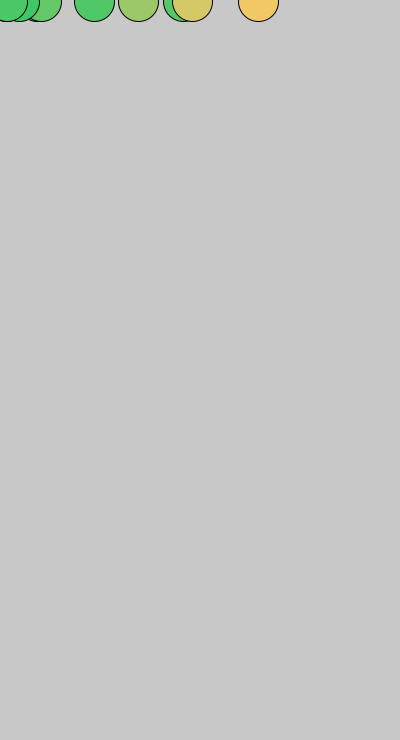
Frame 1 (no input)
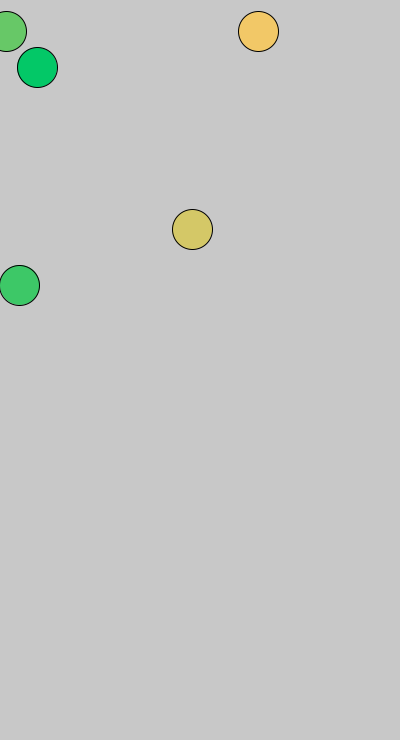
Frame 60 (the mouse pressed at the canvas centre just before this capture)
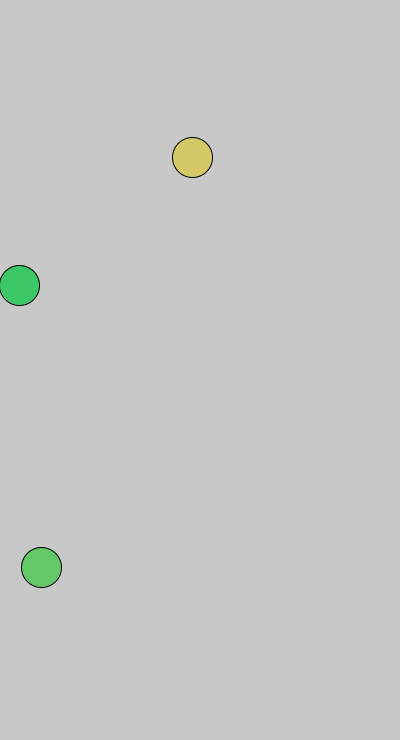
Frame 120 (the mouse held since frame 60 and released just before this capture)

The Processing sketch that drew these frames (run headless with seeded random() and noise(); from frame 60 on, the mouse is pressed at the canvas centre):

// Processing sketch: processing_118887
// ── processing_118887.pde

DroppingBall[] grumpybones = new DroppingBall[10];
void setup() {
  size(400, 740);
  for (int i = 0; i < grumpybones.length; i++ ) {
    grumpybones[i] = new DroppingBall( random(width) );
  }
}

void draw() {
  background(200);
  for (int i = 0; i < grumpybones.length; i++ ) {
    grumpybones[i].update();
    grumpybones[i].draw();
  }
}
class DroppingBall {
  float y;
  float x;
  float ySpeed;
  float gravity;
  //speed of drops
  int lastDrop;
  int dropRate;
  
  int redValue;
  DroppingBall(float tempx){
    y = 0;
    ySpeed = 0;
    gravity = 1.5;
    x = tempx;
    lastDrop = millis();
    dropRate = 1000 + int(random(1000));
    redValue = int(random(255));
  }
  void draw() {
    fill(redValue, 200, 103);
    ellipse(x, y, 40, 40);
  }
  void update() {
    ySpeed += gravity;
    y += ySpeed;
    if (millis()-lastDrop > dropRate) {
      reset();
      lastDrop = millis();
    }
  }
  void reset() {
      y = 0;
      ySpeed = 0;
  }
}
